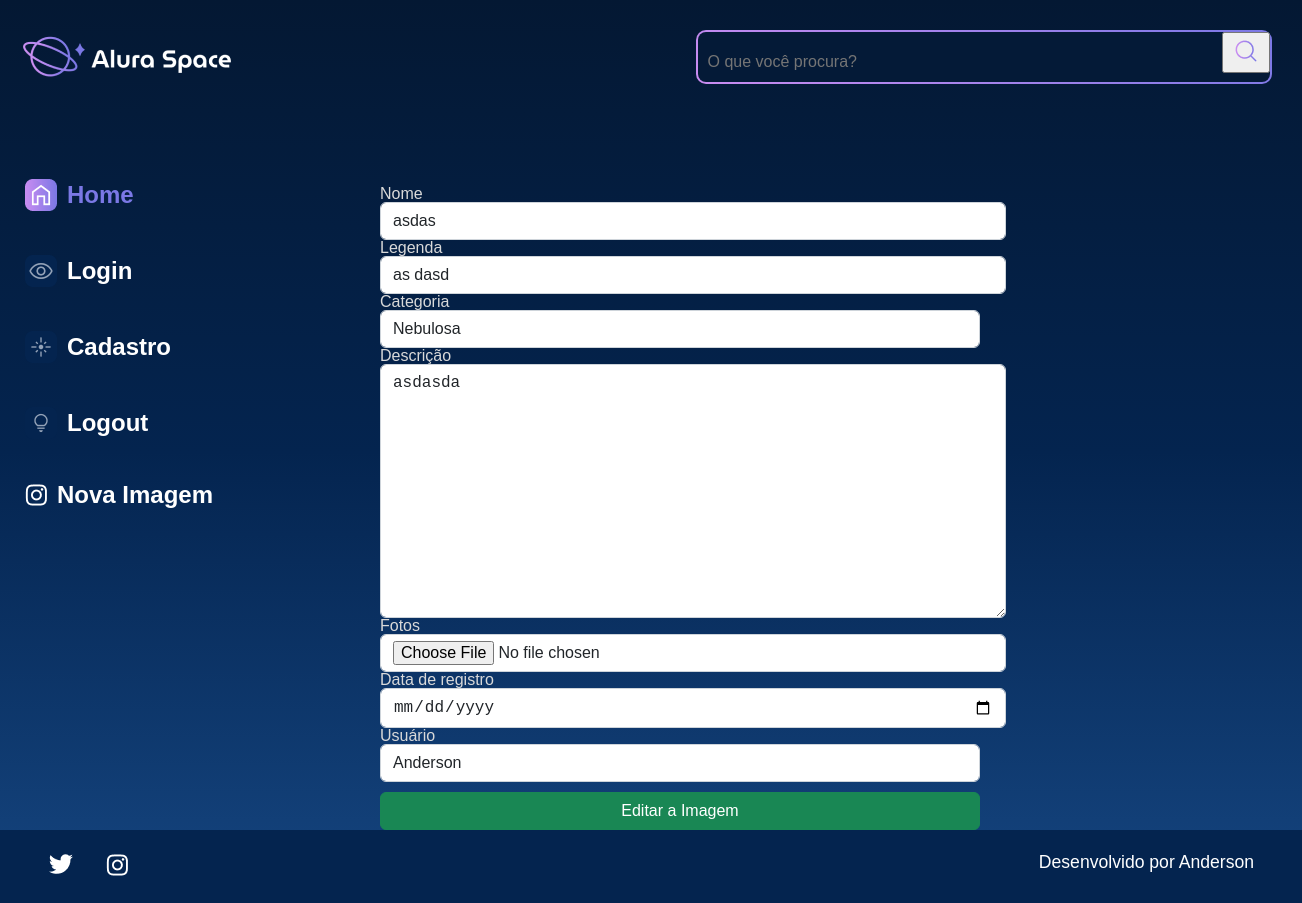
The app's page /editar-imagem/15, older data.
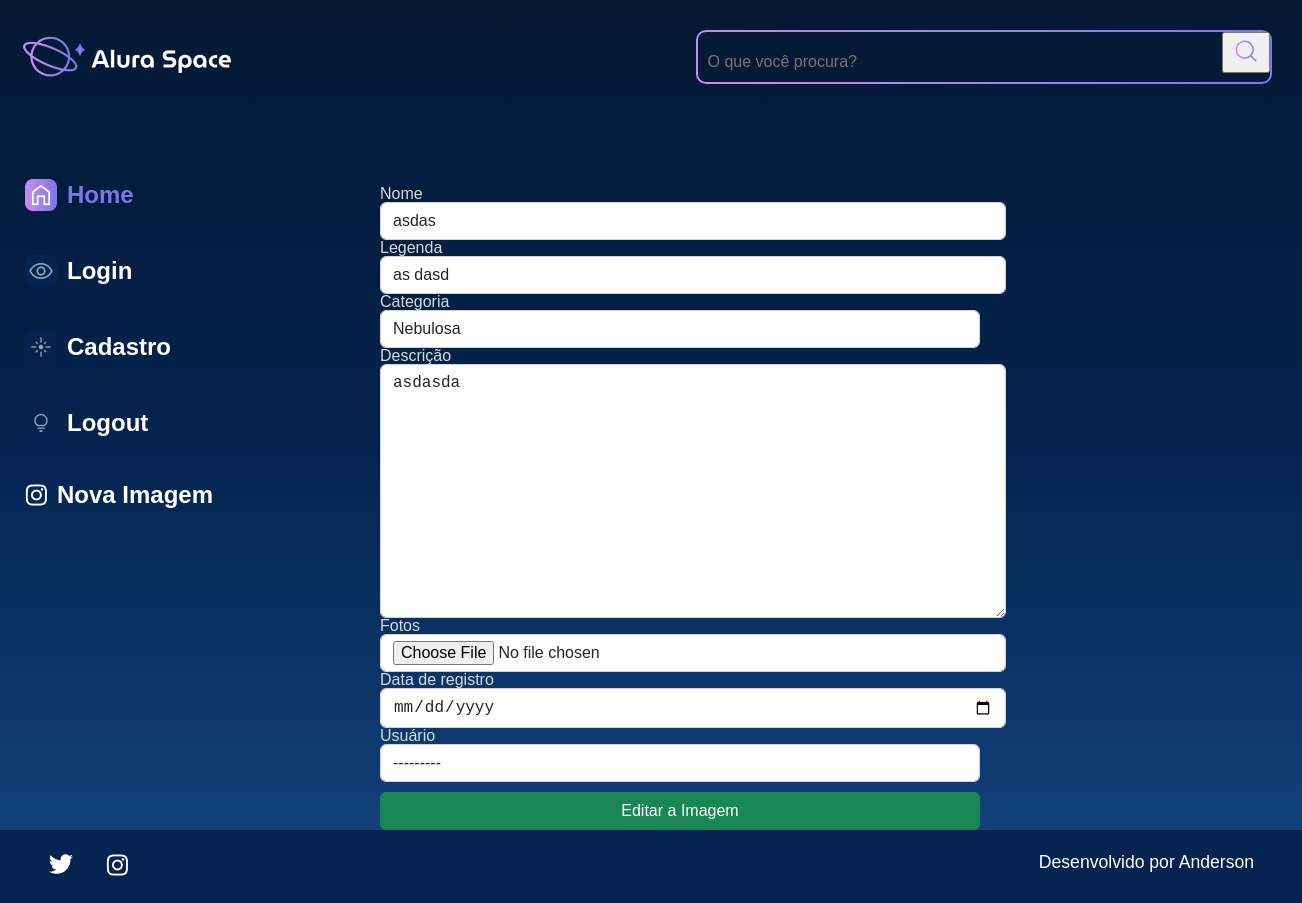
The same page, newer data.
### apps/galeria/models.py (models this page shows, shortened)
class Fotografia(models.Model):
    OPCOES_CATEGORIA = [
        ("NEBULOSA", "Nebulosa"),
        ("ESTRELA", "Estrela"),
        ("GALAXIA", "Galaxia"),
        ("PLANETA", "Planeta" )
    ]
    nome = models.CharField(max_length=100, null=False, blank=False )
    legenda = models.CharField(max_length=150, null=False, blank=False )
    categoria = models.CharField(max_length=100, choices=OPCOES_CATEGORIA, default='')
    descricao = models.TextField(null=False, blank=False)
    fotos = models.ImageField(upload_to="fotos/%Y/%m/%d", blank=True)
    publicada = models.BooleanField(default=True)
    data_fotografia = models.DateTimeField(default=datetime.now, blank=False)
    usuario = models.ForeignKey(
        to=User,
        on_delete= models.SET_NULL,
        null=True,
        blank=False,
        related_name='user',
    )

### apps/galeria/views.py (the view)
# urls.py: path('editar-imagem/<int:foto_id>', editar_imagem, name="editar_imagem"),
def editar_imagem(request, foto_id):
    fotografia = Fotografia.objects.get(id=foto_id)
    form = FotografiaForms(instance=fotografia)
    if request.method == 'POST':
        form = FotografiaForms(request.POST, request.FILES, instance=fotografia)
        form.save()
        messages.success(request, 'Imagem Editada com sucesso!')
        return redirect('index')
    return render (request, 'galeria/editar_imagem.html', {'form': form, 'foto_id': foto_id})

### apps/galeria/forms.py
class FotografiaForms(forms.ModelForm):
    class Meta:
        model = Fotografia
        exclude = ['publicada', ]
        labels = {
            'descricao':"Descrição",
            'data_fotografia':"Data de registro",
            'usuario':"Usuário"
        }
        widgets = {
            'nome': forms.TextInput(attrs={'class':'form-control'}),
            'legenda': forms.TextInput(attrs={'class':'form-control'}),
            'categoria': forms.Select(attrs={'class':'form-control'}),
            'descricao': forms.Textarea(attrs={'class':'form-control'}),
            'fotos': forms.FileInput(attrs={'class':'form-control'}),
            'data_fotografia': forms.DateInput(
                format = '%d/%m/%Y',
                attrs={'type':'date','class':'form-control'}
            ),
            'usuario': forms.Select(attrs={'class':'form-control'}),
        }

### templates/galeria/editar_imagem.html (shortened to what this page needs)
{% extends 'shared/base.html' %}
{% load static %}
{% block content %}
            <section class="galeria" style="margin-left: 5em">
                <form action="{% url 'editar_imagem' foto_id %}" method="POST" enctype="multipart/form-data">
                    <div class="row" style="margin-left: 300px; margin-top: -360px;">
                        {% for field in form.visible_fields %}
                        <div class="col-12 col-lg-12" style="margin-bottom: 10px; margin-top: -10px; max-width: 600px;">
                            <label for="{{ field.id_for_label }}" style="color:#D9D9D9";>{{field.label}}</label>
                            {{ field }}
                        </div>
                        {% endfor %}
                    </div>
                        <button class="btn btn-success col-12" style="padding: top 5px; max-width: 600px; margin-left: 300px;" type="submit"> Editar a Imagem </button>
                </form>
            </section>
</body>
{% endblock %}

### templates/shared/base.html (shortened to what this page needs)
{% load static %}
<!DOCTYPE html>
<html lang="pt-br">
<head>
    <link rel="stylesheet" href="{% static '/styles/style.css' %}">
</head>
<body>
    {% include 'partials/_cabecalho_busca.html' %}
    {% include 'partials/_section1.html' %}
    {% block content %}     {% endblock %}
    {% include 'partials/_footer.html' %}
</body>
</html>

### templates/partials/_cabecalho_busca.html (shortened to what this page needs)
{% load static %}
<header class="cabecalho" style="margin-right: 30px;">
    <img src="{% static '/assets/logo/Logo(2).png' %}" style="margin-left: 20px;" />
    <div class="cabecalho__busca">
        <div class="busca__fundo">
            <form action="{% url 'buscar' %}">
                <input class="busca__input" type="text" name="buscar" placeholder="O que você procura?" style="height: 20px; color: #fff;">
                <button type="submit" >
                    <img class="busca__icone" src="{% static '/assets/ícones/1x/search.png' %}" alt="ícone de search" >
                </button>
            </form>
        </div>
    </div>
</header>

### templates/partials/_section1.html (shortened to what this page needs)
{% load static %}
<section class="menu-lateral">
    <nav class="menu-lateral__navegacao">
        <a href="{% url 'index' %}"><img src="{% static '/assets/ícones/1x/Home - ativo.png' %}"> Home</a>
        <a href="{% url 'login' %}"><img src="{% static '/assets/ícones/1x/Mais vistas - inativo.png' %}"> Login </a>
        <a href="{% url 'cadastro' %}"><img src="{% static '/assets/ícones/1x/Novas - inativo.png' %}"> Cadastro </a>
        <a href="{% url 'logout' %}"><img src="{% static '/assets/ícones/1x/Surpreenda-me - inativo.png' %}"> Logout</a>
        <a href="{% url 'nova_imagem'%}"><img src="{% static '/assets/ícones/1x/instagram.png' %}"> Nova Imagem</a>
    </nav>
</section>

### templates/partials/_footer.html
{% load static %}
<footer class="rodape">
    <div class="rodape__icones">
        <a href="https://twitter.com/AluraOnline" target=”_blank” >
            <img src="{% static '/assets/ícones/1x/twitter.png' %}" alt="ícone twitter">
        </a>
        <a href="https://www.instagram.com/aluraonline/" target=”_blank” >
            <img src="{% static '/assets/ícones/1x/instagram.png' %}" alt="ícone instagram">
        </a>
    </div>
    <p class="rodape__texto">Desenvolvido por Anderson</p>
</footer>

### templates/partials/_section1.html (style rules this page uses)
.menu-lateral { width: 200px; padding: 15px; }
.menu-lateral__navegacao { display: inline; }
.menu-lateral__navegacao a { padding: 10px 10px; text-decoration: none; color: #ffffff; font-weight: bold; transition: 0.2s; border-radius: 5px; }
.menu-lateral__navegacao a img { margin-right: 10px; }

Row changes from the older to the newer data that the page shows:
changed Fotografia "asdas": usuario "Anderson" → "---------"
